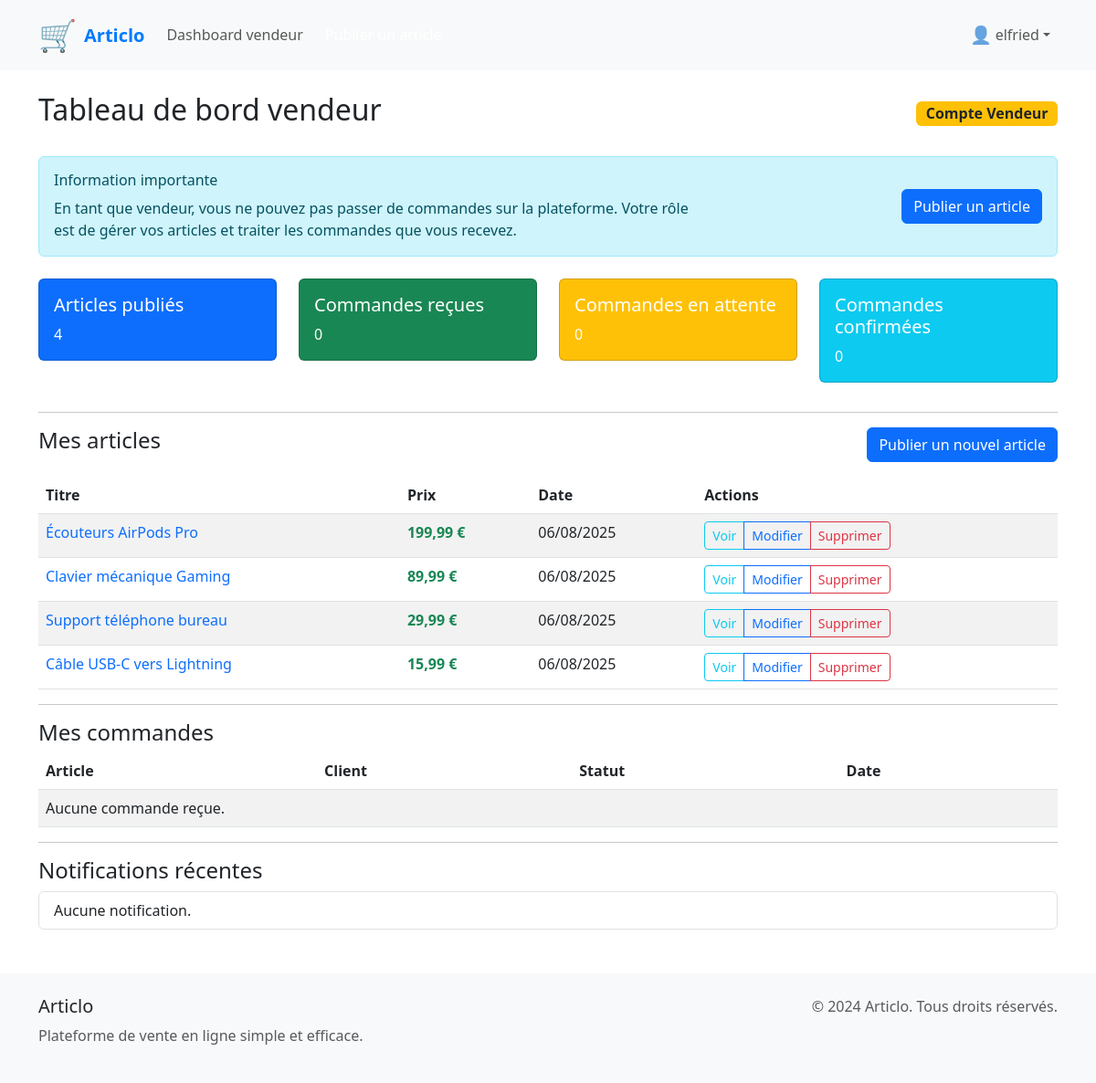
Page /dashboard/ (signed in) on the earlier database version.
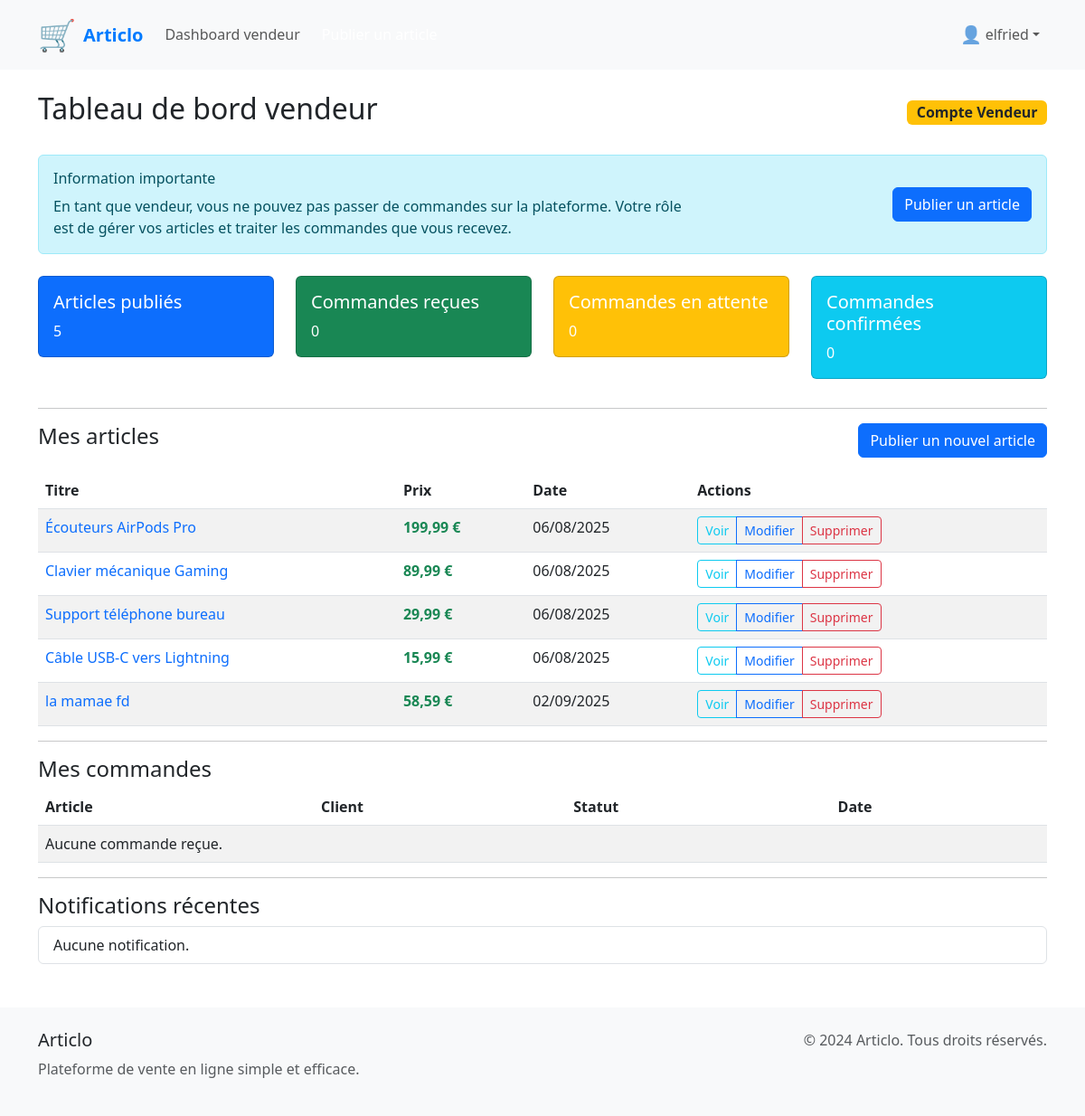
Same page on the later database version.
### articles/models.py (models this page shows, shortened)
class Article(models.Model):
    title = models.CharField(max_length=255)
    description = models.TextField()
    price = models.DecimalField(max_digits=10, decimal_places=2)
    images = models.ImageField(upload_to='articles/', blank=True, null=True)
    seller = models.ForeignKey(User, on_delete=models.CASCADE, related_name='articles')
    created_at = models.DateTimeField(auto_now_add=True)

### dashboard/views.py (the view)
# urls.py: path('dashboard/', seller_dashboard, name='seller_dashboard'),
@login_required
def seller_dashboard(request):
    user = request.user
    if user.role != 'seller':
        return render(request, 'dashboard/not_authorized.html')
    articles = Article.objects.filter(seller=user)
    orders = Order.objects.filter(seller=user)
    notifications = Notification.objects.filter(recipient=user).order_by('-created_at')[:10]
    stats = {
        'articles_count': articles.count(),
        'orders_count': orders.count(),
        'orders_pending': orders.filter(status='pending').count(),
        'orders_confirmed': orders.filter(status='confirmed').count(),
    }
    context = {
        'articles': articles,
        'orders': orders,
        'notifications': notifications,
        'stats': stats,
    }
    return render(request, 'dashboard/seller_dashboard.html', context)

### dashboard/templates/dashboard/seller_dashboard.html (shortened to what the changed rows need)
{% extends 'base.html' %}
{% block content %}
<div class="container mt-4">
    <div class="d-flex justify-content-between align-items-center mb-4">
        <h2> Tableau de bord vendeur</h2>
    </div>
    <div class="row">
        <div class="col-md-3">
            <div class="card text-white bg-primary mb-3">
                <div class="card-body">
                    <h5 class="card-title">Articles publiés</h5>
                    <p class="card-text">{{ stats.articles_count }}</p>
                </div>
            </div>
        </div>
    </div>
    <table class="table table-striped">
        <thead>
            <tr>
                <th>Titre</th>
                <th>Prix</th>
                <th>Date</th>
                <th>Actions</th>
            </tr>
        </thead>
        <tbody>
            {% for article in articles %}
            <tr>
                <td>
                    <a href="{% url 'articles:detail' article.id %}" class="text-decoration-none">
                        {{ article.title }}
                    </a>
                </td>
                <td><span class="text-success fw-bold">{{ article.price }} €</span></td>
                <td>{{ article.created_at|date:'d/m/Y' }}</td>
                <td>
                    <div class="btn-group" role="group">
                        <a href="{% url 'articles:detail' article.id %}" class="btn btn-sm btn-outline-info" title="Voir">
                             Voir
                        </a>
                        <a href="{% url 'articles:edit' article.id %}" class="btn btn-sm btn-outline-primary" title="Modifier">
                             Modifier
                        </a>
                        <a href="{% url 'articles:delete' article.id %}" class="btn btn-sm btn-outline-danger" title="Supprimer">
                             Supprimer
                        </a>
                    </div>
                </td>
            </tr>
            {% endfor %}
        </tbody>
    </table>
    <table class="table table-striped">
        <thead>
            <tr>
                <th>Article</th>
                <th>Client</th>
                <th>Statut</th>
                <th>Date</th>
            </tr>
        </thead>
    </table>
</div>
{% endblock %}

Differences in the rows shown:
added Article: title "la mamae fd", price "58,59", created_at "02/09/2025"
Other differences:
{{ stats.articles_count }}: "4" → "5"
